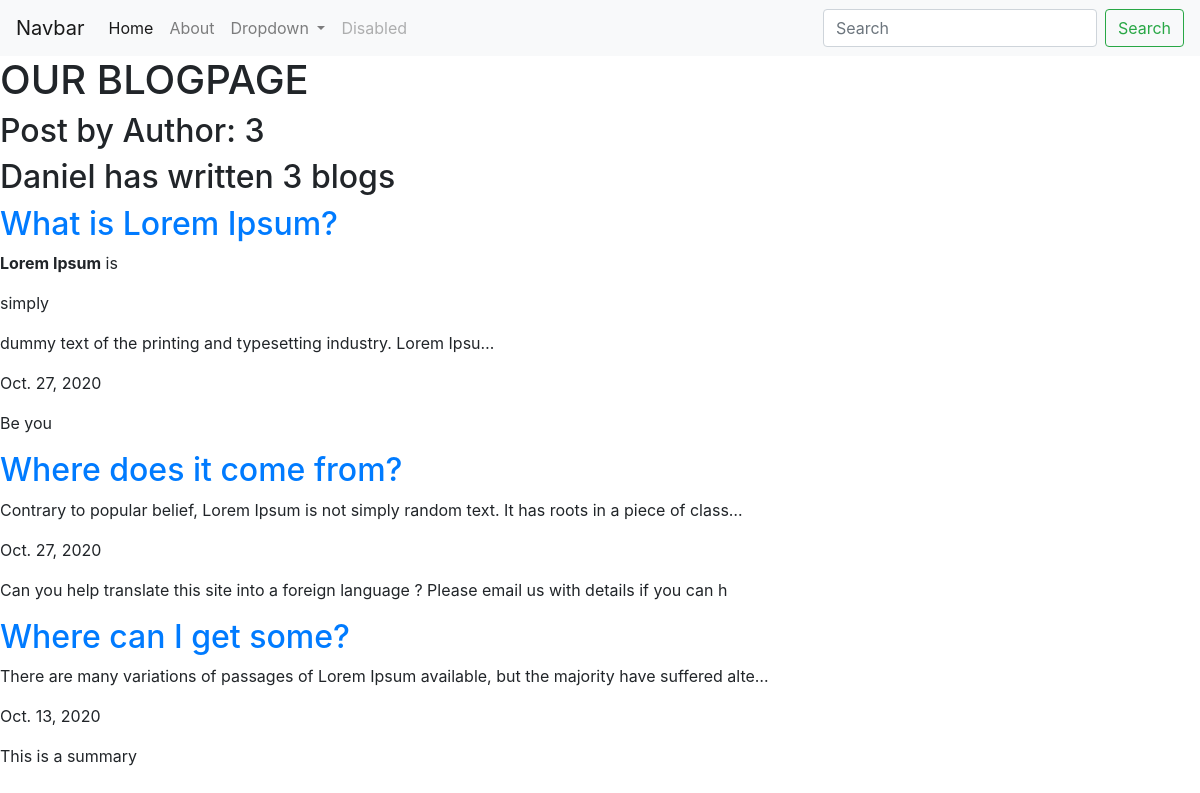
Screenshot of /blog/ with the database file from the repository.
### blog/models.py (models this page shows, shortened)
class Post(models.Model):
    title = models.CharField(max_length=50)
    content = models.TextField()
    summary = models.CharField(max_length=100, default = "This is a summary")
    date = models.DateField(("Date"), default=datetime.date.today)

### blog/views.py (the view)
# urls.py: path('',views.all_blogs, name = 'all_blogs'),
def all_blogs(request):
    posts = Post.objects.order_by('-date')
    return render(request, 'blog/all_blogs.html', {'posts': posts})

### blog/templates/blog/all_blogs.html
{% extends 'portfolio/base.html'%}
   {% block content %}
<h1>OUR BLOGPAGE</h1>
<h2>Post by Author: {{ posts.count }}</h2>
<h2>Daniel has written {{ posts.count }} blog{{ posts.count|pluralize}}</h2>
{% for post in posts %}
<a href="{% url 'blog:detail' post.id %}"><h2>{{ post.title }}</h2></a>
<p>{{ post.content|safe|truncatechars:100 }}</p>
<p>{{ post.date }}</p>
<p>{{ post.summary }}</p>
{% endfor %}
{% endblock %}

### portfolio/templates/portfolio/base.html (shortened to what this page needs)
<!doctype html>
<html lang="en">
  <head>
    <link rel="stylesheet" href="https://cdn.jsdelivr.net/npm/bootstrap@4.5.3/dist/css/bootstrap.min.css">
  </head>
  <body>
    <nav class="navbar navbar-expand-lg navbar-light bg-light">
        <a class="navbar-brand" href="#">Navbar</a>
        <div class="collapse navbar-collapse" id="navbarSupportedContent">
            <ul class="navbar-nav mr-auto">
            <li class="nav-item active">
                <a class="nav-link" href="#">Home <span class="sr-only">(current)</span></a>
            </li>
            <li class="nav-item">
                <a class="nav-link" href="#">About</a>
            </li>
            <li class="nav-item dropdown">
                <a class="nav-link dropdown-toggle" href="#" id="navbarDropdown" role="button" data-toggle="dropdown" aria-haspopup="true" aria-expanded="false">
                Dropdown
                </a>
            </li>
            <li class="nav-item">
                <a class="nav-link disabled" href="#" tabindex="-1" aria-disabled="true">Disabled</a>
            </li>
            </ul>
            <form class="form-inline my-2 my-lg-0">
            <input class="form-control mr-sm-2" type="search" placeholder="Search" aria-label="Search">
            <button class="btn btn-outline-success my-2 my-sm-0" type="submit">Search</button>
            </form>
        </div>
    </nav>
    {% block content%} {% endblock %}
  </body>
</html>

### rows the page displays
Post: title "What is Lorem Ipsum?", content "Lorem Ipsum is simply dummy text of the printing and typesetting industry. Lorem Ipsu…", date "Oct. 27, 2020", summary "Be you"
Post: title "Where does it come from?", content "Contrary to popular belief, Lorem Ipsum is not simply random text. It has roots in a piece of class…", date "Oct. 27, 2020", summary "Can you help translate this site into a foreign language ? Please email us with details if you can h"
Post: title "Where can I get some?", content "There are many variations of passages of Lorem Ipsum available, but the majority have suffered alte…", date "Oct. 13, 2020", summary "This is a summary"

### other values shown
{{ posts.count }} "3"
